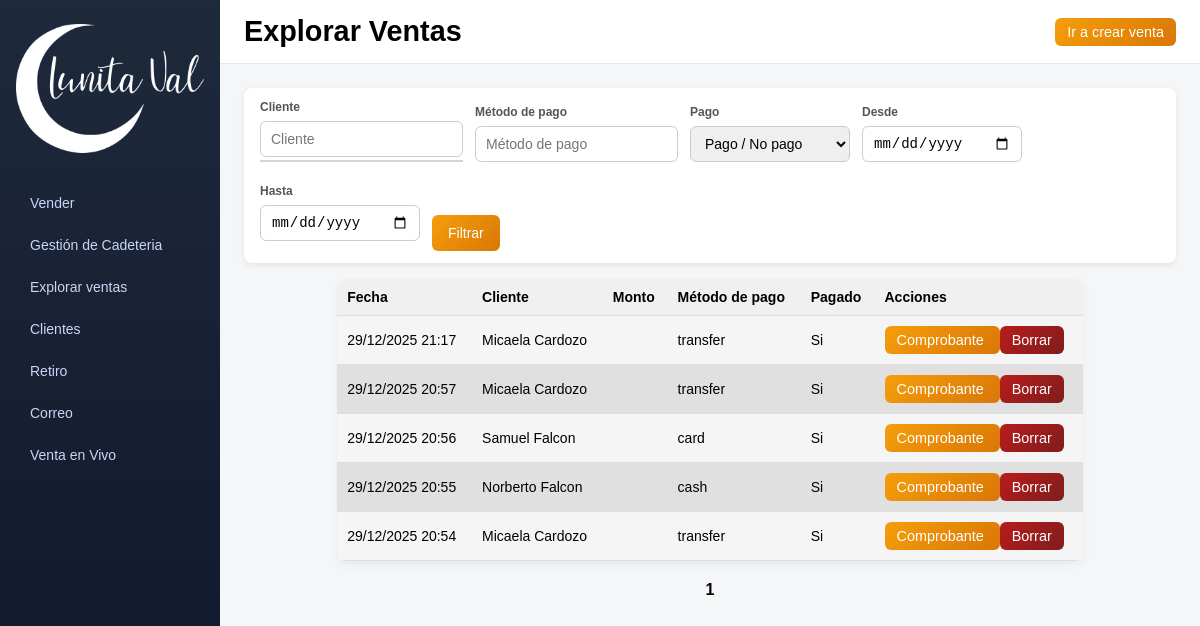
The app's page /sales/explore, older data.
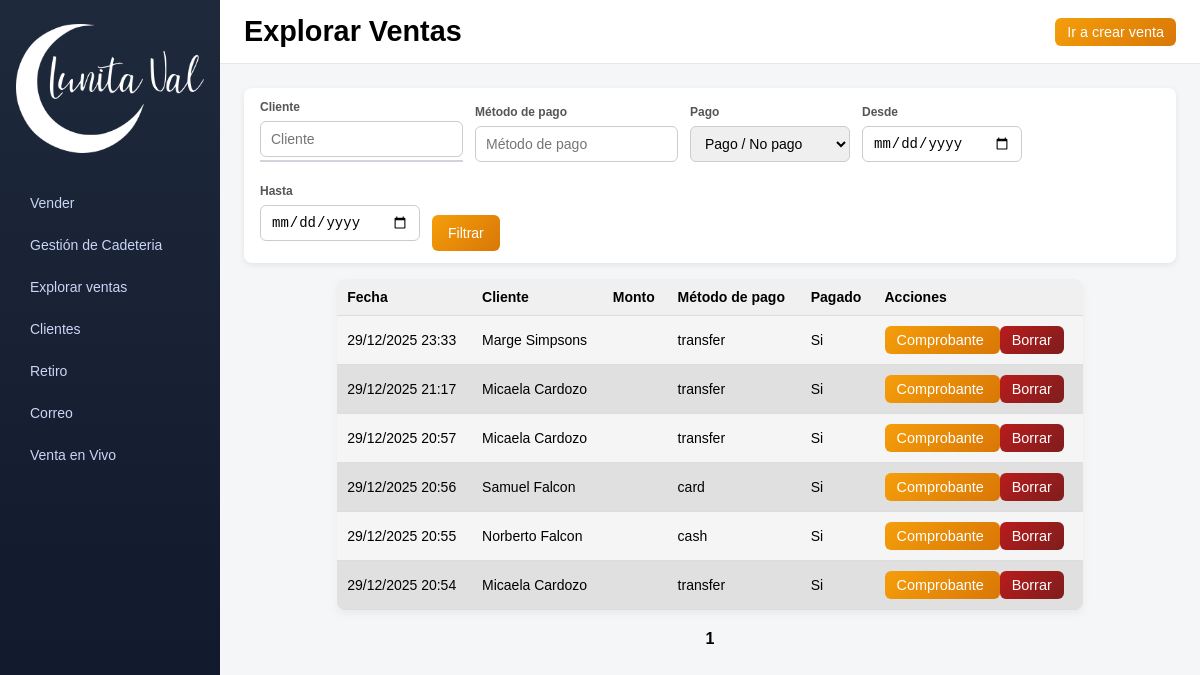
The same page, newer data.
### app/models/sale.py (models this page shows)
class Sale(db.Model):
    __tablename__ = "sales"
    id = db.Column(db.Integer, primary_key=True)
    customer_id = db.Column(db.Integer, db.ForeignKey("customers.id"), nullable=False)
    amount = db.Column(db.Numeric(10, 2), nullable=False)
    payment_method = db.Column(db.String(20), nullable=False)
    paid = db.Column(db.Boolean, default=False)
    notes = db.Column(db.Text)
    sale_date = db.Column(db.DateTime, default=datetime.utcnow)
    created_at = db.Column(db.DateTime, default=datetime.utcnow)
    has_shipping = db.Column(db.Boolean, default=False)
    shipping_date = db.Column(db.Date, nullable=True)
    sales_channel = db.Column(db.String(20), nullable=False)
    is_cash = db.Column(db.Boolean, default=False, nullable=False)
    has_change = db.Column(db.Boolean, default=False, nullable=False)
    delivery_type = db.Column(db.String(20), nullable=False)
    completed_at = db.Column(db.DateTime, nullable=True)
    customer = db.relationship("Customer", back_populates="sales")

### app/models/customer.py (models this page shows)
class Customer(db.Model):
    __tablename__ = "customers"
    id = db.Column(db.Integer, primary_key=True)
    first_name = db.Column(db.String(100), nullable=False)
    last_name = db.Column(db.String(100), nullable=False)
    address = db.Column(db.String(255), nullable=False)
    city = db.Column(db.String(100), nullable=False)
    phone = db.Column(db.String(50), nullable=False)
    description = db.Column(db.Text)
    created_at = db.Column(db.DateTime, default=datetime.utcnow)
    sales = db.relationship(
        "Sale",
        back_populates="customer",
        lazy=True,
        cascade="all, delete-orphan"
    )

### app/routes/sales.py (the view)
@sales_bp.get("/explore")
def explore_sales_page():
    filters = {
        "customer": request.args.get("customer", ""),
        "payment_method": request.args.get("payment_method", ""),
        "paid": request.args.get("paid", ""),
        "date_from": request.args.get("date_from", ""),
        "date_to": request.args.get("date_to", ""),
        "page": int(request.args.get("page", 1))
    }
    data = explore_sales(filters)  # llamamos al servicio
    return render_template(
        "explore_sales.html",
        sales=data["sales"],
        page=data["page"],
        per_page=data["per_page"],
        total_sales=data["total_sales"],
        total_pages=data["total_pages"],
        filters=filters
    )

### templates/explore_sales.html (shortened to what this page needs)
<!DOCTYPE html>
<html lang="es">
<head>
    <link rel="stylesheet" href="{{ url_for('static', filename='css/style.css') }}">
</head>
<body>
<div class="layout">
    <aside class="sidebar">
        <div class="logo">
            <a href="{{ url_for('index') }}" class="logo-link">
                <img src="{{ url_for('static', filename='images/logoinvert.png') }}"
                     alt="Logo Lunita Val"
                     class="logo">
            </a>
        </div>
        <nav class="menu">
            <a href="{{ url_for('index') }}" class="menu_btn">Vender</a>
            <a href="{{ url_for('sales.shipments_view') }}" class="menu_btn">Gestión de Cadeteria</a>
            <a href="{{ url_for('explore_sales') }}" class="menu_btn">Explorar ventas</a>
            <a href="{{ url_for('customers.manage_customers_view') }}" class="menu_btn">Clientes</a>
            <a href="{{ url_for('proximamente_view') }}" class="menu_btn">Retiro</a>
            <a href="{{ url_for('proximamente_view') }}"" class="menu_btn">Correo</a>
            <a href="{{ url_for('proximamente_view') }}" class="menu_btn">Venta en Vivo</a>
        </nav>
    </aside>
    <div class="main-content">
        <header class="header">
            <h1 class="view-title">Explorar Ventas</h1>
            <a href="{{ url_for('index') }}" class="btn">
                Ir a crear venta
            </a>
        </header>
        <main class="content">
            <div class="content-column">
                <section class="form-panel">
                    <form class="filters" method="get">
                        <div class="form-group autocomplete-wrapper">
                            <label>Cliente</label>
                            <input type="text"
                                   name="customer"
                                   id="customer-input"
                                   placeholder="Cliente"
                                   autocomplete="off"
                                   value="{{ filters.customer }}">
                            <div id="customer-suggestions" class="suggestions"></div>
                        </div>
                        <div class="form-group">
                            <label>Método de pago</label>
                            <input type="text"
                                   name="payment_method"
                                   placeholder="Método de pago"
                                   value="{{ filters.payment_method }}">
                        </div>
                        <div class="form-group">
                            <label>Pago</label>
                            <select name="paid">
                                <option value="">Pago / No pago</option>
                            </select>
                        </div>
                        <div class="form-group">
                            <label>Desde</label>
                            <input type="date" name="date_from" value="{{ filters.date_from }}">
                        </div>
                        <div class="form-group">
                            <label>Hasta</label>
                            <input type="date" name="date_to" value="{{ filters.date_to }}">
                        </div>
                        <div class="form-actions">
                            <button type="submit" class="btn">Filtrar</button>
                        </div>
                    </form>
                </section>
                <div class="table-wrapper">
                    <table id="salesTable">
                        <thead>
                            <tr>
                                <th>Fecha</th>
                                <th>Cliente</th>
                                <th>Monto</th>
                                <th>Método de pago</th>
                                <th>Pagado</th>
                                <th>Acciones</th>
                            </tr>
                        </thead>
                        <tbody>
                        {% for s in sales %}
                            <tr>
                                <td>{{ s.created_at.strftime('%d/%m/%Y %H:%M') }}</td>
                                <td>{{ s.customer.first_name }} {{ s.customer.last_name }}</td>
                                <td class="amount" data-amount="{{ s.amount }}"></td>
                                <td>{{ s.payment_method }}</td>
                                <td class="paid-status">{{ "Si" if s.paid else "No" }}</td>
                                <td>
                                    <a href="{{ url_for('pdf.download_sale_label', sale_id=s.id) }}"
                                       target="_blank"
                                       class="btn">
                                        Comprobante
                                    </a>
                                    <button
                                        class="button button-delete"
                                        data-url="{{ url_for('sales.delete_existing_sale', id=s.id) }}">
                                        Borrar
                                    </button>
                                </td>
                            </tr>
                        {% endfor %}
                        </tbody>
                    </table>
                </div>
                <div class="pagination">
                    {% for p in range(1, total_pages + 1) %}
                        {% if p == page %}
                            <strong>{{ p }}</strong>
                        {% endif %}
                    {% endfor %}
                </div>
            </div>
        </main>
    </div>
</div>
</body>
</html>

### static/css/style.css (style rules this page uses)
* { margin: 0; padding: 0; box-sizing: border-box; }
html, body { height: 100%; font-family: Arial, sans-serif; }
.layout { display: flex; width: 100%; height: 100vh; }
a { text-decoration: none; }
.layout { display: flex; height: 100vh; width: 100vw; overflow: hidden; }
.sidebar { width: 15%; min-width: 220px; height: 100vh; background: linear-gradient(to bottom, #1e293b, #0f172a); color: #e5e7eb; padding: 24px 16px; display: flex; flex-direction: column; gap: 32px; }
.sidebar .logo { display: flex; justify-content: center; }
.sidebar .logo img { max-width: 200px; width: 100%; height: auto; }
.sidebar nav { display: flex; flex-direction: column; gap: 6px; }
.sidebar nav a { text-decoration: none; color: #cbd5f5; padding: 10px 14px; border-radius: 8px; font-size: 14px; display: flex; align-items: center; gap: 10px; transition: background 0.2s ease, color 0.2s ease; }
.main-content { width: 85%; display: flex; flex-direction: column; height: 100vh; background-color: #f5f6f8; }
.header { height: 64px; background-color: #ffffff; border-bottom: 1px solid #e5e7eb; display: flex; align-items: center; justify-content: space-between; padding: 0 24px; flex-shrink: 0; }
.view-title { font-size: 1.8rem; font-weight: bold; margin: 0; }
.content { flex: 1; overflow-y: auto; padding: 24px; }
.button, .btn, .btn-pay, .btnNewCustomer, .button-edit, .button-delete { padding: 6px 12px; border: none; border-radius: 6px; font-size: 0.9rem; cursor: pointer; color: white; transition: all 0.2s ease-in-out; }
.button-delete { background: linear-gradient(135deg, #B91C1C, #7F1D1D); }
.button-download, .btn { background: linear-gradient(135deg, #F59E0B, #D97706); }
#salesTable, #customersTable { width: 80%; margin: 0 auto; border-collapse: collapse; background-color: #fff; border-radius: 8px; overflow: hidden; box-shadow: 0 4px 10px rgba(0,0,0,0.05); }
#salesTable th, #salesTable td, #customersTable th, #customersTable td { padding: 10px; border-bottom: 1px solid #ddd; text-align: left; font-size: 14px; }
#salesTable th, #customersTable th { background-color: #f0f0f0; font-weight: bold; }
#salesTable tbody tr:nth-child(odd), #customersTable tbody tr:nth-child(odd) { background-color: #f5f5f5; }
#salesTable tbody tr:nth-child(even), #customersTable tbody tr:nth-child(even) { background-color: #e0e0e0; }
button { cursor: pointer; }
.form-group { display: flex; flex-direction: column; gap: 3px; margin-bottom: 10px; }
.form-group label, .form-label { font-size: 13px; font-weight: 600; color: #374151; }
.suggestions { border: 1px solid #d1d5db; background: #ffffff; max-height: 150px; overflow-y: auto; }
.form-actions { margin-top: 24px; }
.form-actions button { padding: 12px 18px; color: #ffffff; border: none; font-size: 14px; cursor: pointer; }
.pagination { display: flex; justify-content: center; align-items: center; gap: 8px; margin: 20px 0; }
.form-panel { background: #fff; padding: 12px 16px; border-radius: 8px; box-shadow: 0 2px 6px rgba(0,0,0,0.08); margin-bottom: 16px; }
.filters { display: flex; align-items: flex-end; gap: 12px; flex-wrap: wrap; }
.filters .form-group, .filters .form-options { display: flex; flex-direction: column; min-width: 160px; }
.filters label { font-size: 12px; font-weight: 600; margin-bottom: 4px; color: #555; }
.filters input, .filters select { height: 36px; padding: 6px 10px; border: 1px solid #ccc; border-radius: 6px; font-size: 14px; }
.filters .form-actions { display: flex; align-items: flex-end; }
.filters .btn { height: 36px; padding: 0 16px; border-radius: 6px; border: none; cursor: pointer; }

Row changes from the older to the newer data that the page shows:
added Sale: created_at "29/12/2025 23:33", customer.first_name "Marge", customer.last_name "Simpsons", amount 35000 (drawn), payment_method "transfer", paid "Si"
